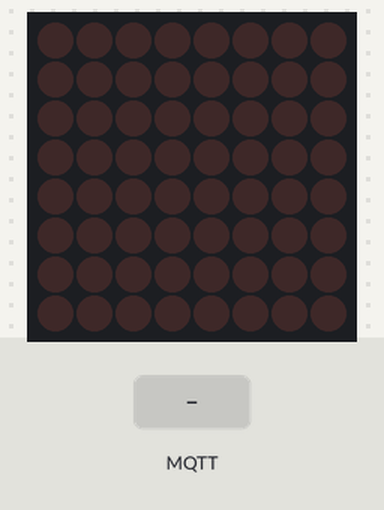
The sketch below on a simulated ESP8266 (NodeMCU). Shown: 8×8 LED matrix. The inputs (shaded band) are chosen by the test bench. WiFi joins after 1.5 s; servers stay silent unless stated; no MQTT or app messages arrive unless stated; what the sketch prints to the serial monitor is not drawn.

Above: at 2.7 s.
2.8 s: MQTT message "5" arrives on the first subscribed topic
At 3.6 s:
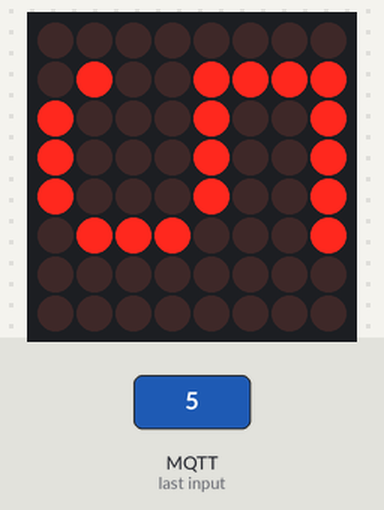
4.3 s: MQTT message "1" arrives on the first subscribed topic
At 5.5 s:
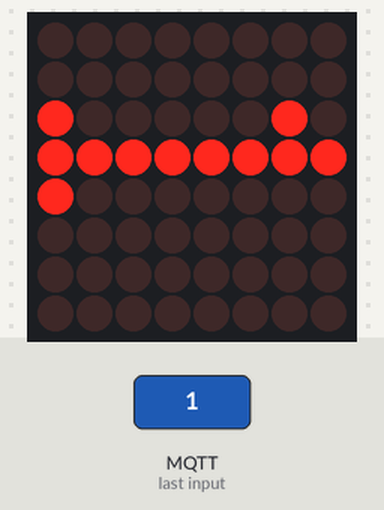
5.8 s: MQTT message "0" arrives on the first subscribed topic
At 6.8 s:
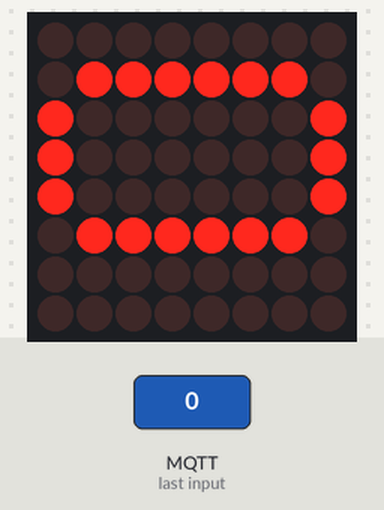
Timing chart, 0 to 8.8 s (numbered marks = the images above; inputs shaded):
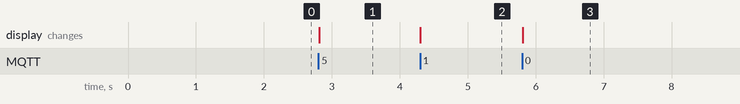

The sketch:

max7219.ino
```cpp
#include <ESP8266WiFi.h>
WiFiClient net;

#include <PubSubClient.h>
PubSubClient mqtt( net );

/* DataIn: D3, CLK: D4, LOAD/CS: D5, # de matrices */
#include "LedControl.h"
LedControl lc=LedControl( D3, D4,D5, 1 );

#define WIFI_SSID     "Raspi01"
#define WIFI_PASS     "raspi01ipst"
#define MQTT_SERVER   "tron-ipst.freeddns.org"
#define MQTT_PORT     1883
#define MQTT_CLIENTID ( "Node_" + String( ESP.getChipId() ) )
#define MQTT_TOPIC    "rcr/matrix"

void setup() {
  Serial.begin(115200);
  Serial.println();
  Serial.println();

  WiFi.mode( WIFI_STA );
  WiFi.setAutoConnect( true );
  WiFi.begin( WIFI_SSID, WIFI_PASS );
  Serial.print( "Conectando a la WiFi: ." );
  while( WiFi.status() != WL_CONNECTED ) {
    Serial.print( "." );
    delay( 500 );
  }
  Serial.println( " Conectado" );

  lc.shutdown(0,false);
  lc.setIntensity(0,8);
  lc.clearDisplay(0);

  mqtt.setServer( MQTT_SERVER, MQTT_PORT );
  mqtt.setCallback( doReceiveMessage );
  mqtt.connect( MQTT_CLIENTID.c_str() );
  mqtt.subscribe( MQTT_TOPIC, 0 );
}

void loop() {
  mqtt.loop();
  delay( 10 );
}

const byte IMAGES[][8] = {
{
  B00111000,
  B01000100,
  B01000100,
  B01000100,
  B01000100,
  B01000100,
  B01000100,
  B00111000
},{
  B00010000,
  B00110000,
  B00010000,
  B00010000,
  B00010000,
  B00010000,
  B00010000,
  B00111000
},{
  B00111000,
  B01000100,
  B00000100,
  B00000100,
  B00001000,
  B00010000,
  B00100000,
  B01111100
},{
  B00111000,
  B01000100,
  B00000100,
  B00011000,
  B00000100,
  B00000100,
  B01000100,
  B00111000
},{
  B00000100,
  B00001100,
  B00010100,
  B00100100,
  B01000100,
  B01111100,
  B00000100,
  B00000100
},{
  B01111100,
  B01000000,
  B01000000,
  B01111000,
  B00000100,
  B00000100,
  B01000100,
  B00111000
},{
  B00111000,
  B01000100,
  B01000000,
  B01111000,
  B01000100,
  B01000100,
  B01000100,
  B00111000
},{
  B01111100,
  B00000100,
  B00000100,
  B00001000,
  B00010000,
  B00100000,
  B00100000,
  B00100000
},{
  B00111000,
  B01000100,
  B01000100,
  B00111000,
  B01000100,
  B01000100,
  B01000100,
  B00111000
},{
  B00111000,
  B01000100,
  B01000100,
  B01000100,
  B00111100,
  B00000100,
  B01000100,
  B00111000
}};

void doReceiveMessage( char *topic, byte *payload, unsigned int len  ) {
  if( len!= 1 ) return;
  char c = payload[0];
  if( c<'0' || c>'9' ) return;
  int d = c - '0';

  Serial.println( d );
  for( int i=0; i<8; i++ )
    lc.setColumn( 0, i, IMAGES[d][7-i] );
}
```

Measured:
- after the input at 2.8 s, the display: changes at once (image 1)
- after the input at 4.3 s, the display: changes at once (image 2)
- after the input at 5.8 s, the display: changes at once (image 3)
